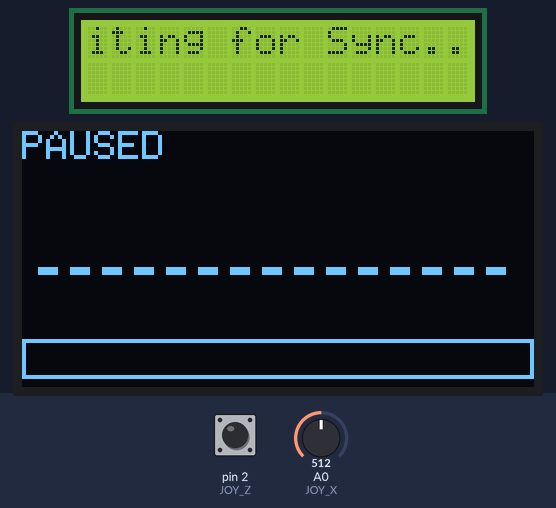
A sketch run on a simulated Arduino Uno, built with avr-gcc and run on an emulated ATmega328P. Shown: 16×2 character LCD, 128×64 one-colour display. The test bench sets the inputs (shaded band); at power-on: A0 (JOY_X) = 512, pin 2 (JOY_Z) HIGH. Random numbers use the default seed unless the sketch sets one; what the sketch prints to the serial monitor is not drawn.

Above: at 1.7 s.
2.0 s: A0 (JOY_X) set to 784
At 4.9 s:
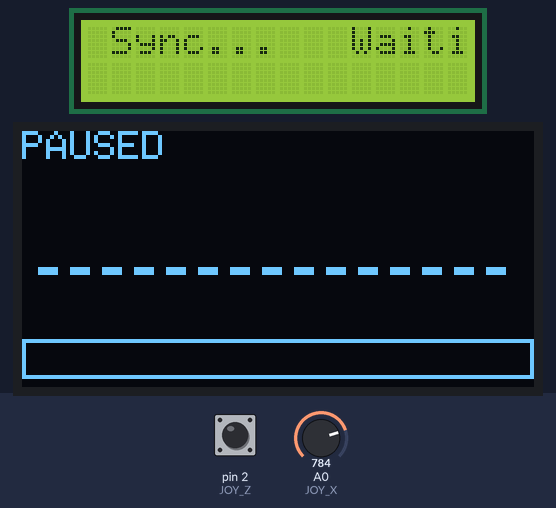
5.0 s: A0 (JOY_X) set to 809
At 7.9 s:
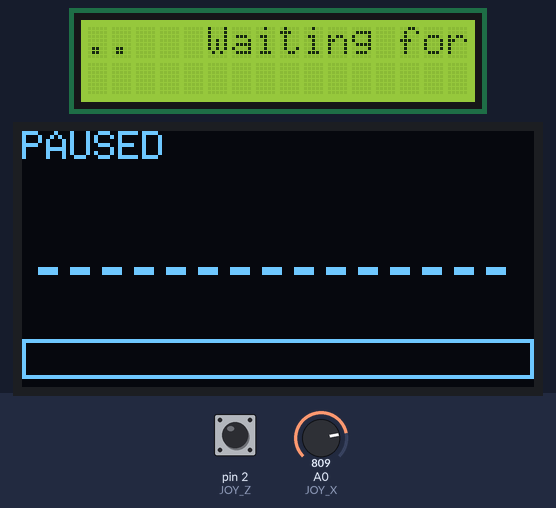
8.0 s: pin 2 (JOY_Z) pulled LOW for 1 s
At 9.5 s:
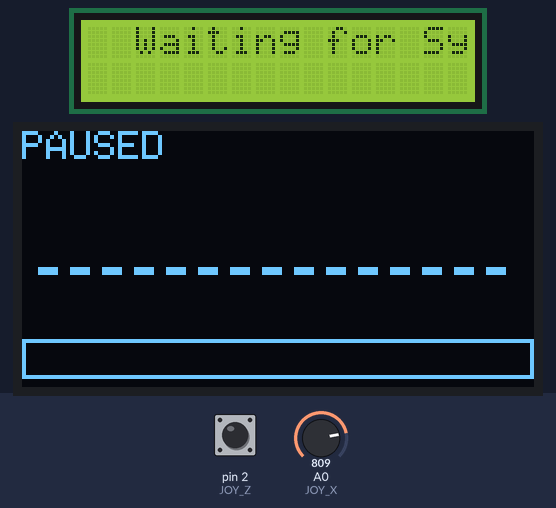
9.6 s: pin 2 (JOY_Z) pulled LOW for 3.2 s
14.3 s: pin 2 (JOY_Z) pulled LOW for 3.2 s
20.5 s: A0 (JOY_X) set to 790
At 22.82 s:
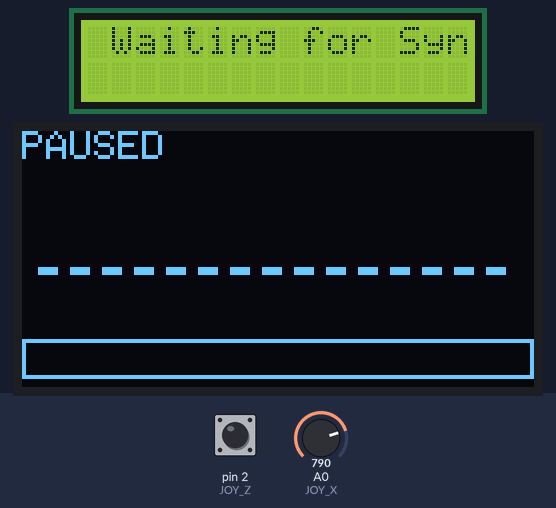
Timing chart, 0 to 23.0 s (numbered marks = the images above; inputs shaded):
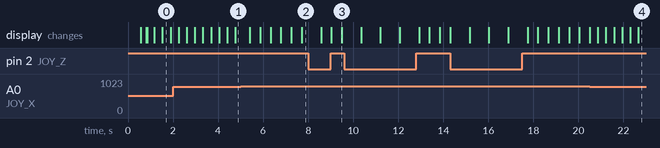

Measured:
- the behaviour switches between 800 and 801 on A0 (JOY_X) (found by bisection; images 1 and 2)

The sketch:

arduino_spotify_interface.ino
```cpp
#include <Wire.h>
#include <LiquidCrystal_I2C.h>
#include <Adafruit_GFX.h>
#include <Adafruit_SSD1306.h>

Adafruit_SSD1306 oled(128, 64, &Wire, -1);
LiquidCrystal_I2C lcd(0x27, 16, 2);

const int JOY_X = A0, JOY_Z = 2;

// CRASH-PROOF MEMORY BUFFERS
const byte numChars = 100;
char receivedChars[numChars];
boolean newData = false;

char trackInfo[80] = "Waiting for Sync...";
int scrollPos = 0;
unsigned long lastUpdate = 0;

long p_ms = 0, d_ms = 1000;
int isPlaying = 0;

void setup() {
  Serial.begin(115200);

  // 1. POWER STABILIZATION (The first missing fix)
  delay(500);

  Wire.begin();
  Wire.setClock(100000);

  // 2. DOUBLE LCD INIT (The anti-freeze/anti-square fix)
  lcd.init();
  delay(100);
  lcd.init();
  lcd.backlight();

  // 3. SAFE OLED BOOT
  if(oled.begin(SSD1306_SWITCHCAPVCC, 0x3C)) {
    oled.clearDisplay();
    oled.display();
  }

  // 4. THE BUFFER PURGE (Clears the Python flood so it can actually boot)
  while(Serial.available() > 0) {
    Serial.read();
  }

  lcd.setCursor(0, 0);
  lcd.print("SYSTEM SECURE");

  pinMode(JOY_Z, INPUT_PULLUP);
}

void loop() {
  // NON-BLOCKING SERIAL READ
  recvWithEndMarker();

  if (newData == true) {
    parseData();
  }

  // REFRESH RATE
  if (millis() - lastUpdate > 300) {
    updateDisplays();
    lastUpdate = millis();
  }

  // JOYSTICK COMMANDS
  if (analogRead(JOY_X) > 800) { Serial.println("NEXT"); delay(400); }
  if (analogRead(JOY_X) < 200) { Serial.println("PREV"); delay(400); }
  if (digitalRead(JOY_Z) == LOW) { Serial.println("TOGGLE"); delay(400); }
}

void recvWithEndMarker() {
  static byte ndx = 0;
  char endMarker = '\n';
  char rc;

  while (Serial.available() > 0 && newData == false) {
    rc = Serial.read();
    if (rc != endMarker) {
      receivedChars[ndx] = rc;
      ndx++;
      if (ndx >= numChars) ndx = numChars - 1;
    } else {
      receivedChars[ndx] = '\0';
      ndx = 0;
      newData = true;
    }
  }
}

void parseData() {
  if (strncmp(receivedChars, "D:", 2) == 0) {
    char *strtokIndx;

    strtokIndx = strtok(receivedChars + 2, ",");
    if (strtokIndx != NULL) p_ms = atol(strtokIndx);

    strtokIndx = strtok(NULL, ",");
    if (strtokIndx != NULL) d_ms = atol(strtokIndx);

    strtokIndx = strtok(NULL, ",");

    strtokIndx = strtok(NULL, ",");
    if (strtokIndx != NULL) isPlaying = atoi(strtokIndx);

    strtokIndx = strtok(NULL, "\n");
    if (strtokIndx != NULL) {
      if (strcmp(trackInfo, strtokIndx) != 0) {
        strncpy(trackInfo, strtokIndx, sizeof(trackInfo) - 1);
        trackInfo[sizeof(trackInfo) - 1] = '\0';
        scrollPos = 0;
      }
    }
  }
  newData = false;
}

void updateDisplays() {
  // --- FLICKER-FREE LCD SCROLLING ---
  char lcdBuffer[17];
  int len = strlen(trackInfo);

  if (len <= 16) {
    snprintf(lcdBuffer, 17, "%-16s", trackInfo);
  } else {
    for (int i = 0; i < 16; i++) {
      int charIndex = (scrollPos + i) % (len + 3);
      if (charIndex < len) {
        lcdBuffer[i] = trackInfo[charIndex];
      } else {
        lcdBuffer[i] = ' ';
      }
    }
    lcdBuffer[16] = '\0';

    scrollPos++;
    if (scrollPos >= len + 3) scrollPos = 0;
  }

  lcd.setCursor(0, 0);
  lcd.print(lcdBuffer);

  lcd.setCursor(0, 1);
  lcd.print("                ");

  // --- OLED DASHBOARD ---
  oled.clearDisplay();
  oled.setTextColor(WHITE);
  oled.setCursor(0, 0);
  oled.print(isPlaying ? "PLAYING" : "PAUSED");

  for(int i=0; i<15; i++) {
    int h = isPlaying ? random(5, 25) : 2;
    oled.fillRect(i*8 + 4, 35-h/2, 5, h, WHITE);
  }

  oled.drawRect(0, 52, 128, 10, WHITE);

  long duration_sec = d_ms / 1000;
  if (duration_sec <= 0) duration_sec = 1;

  long current_sec = p_ms / 1000;
  long barWidth = map(constrain(current_sec, 0, duration_sec), 0, duration_sec, 0, 124);

  oled.fillRect(2, 54, barWidth, 6, WHITE);
  oled.display();
}
```
